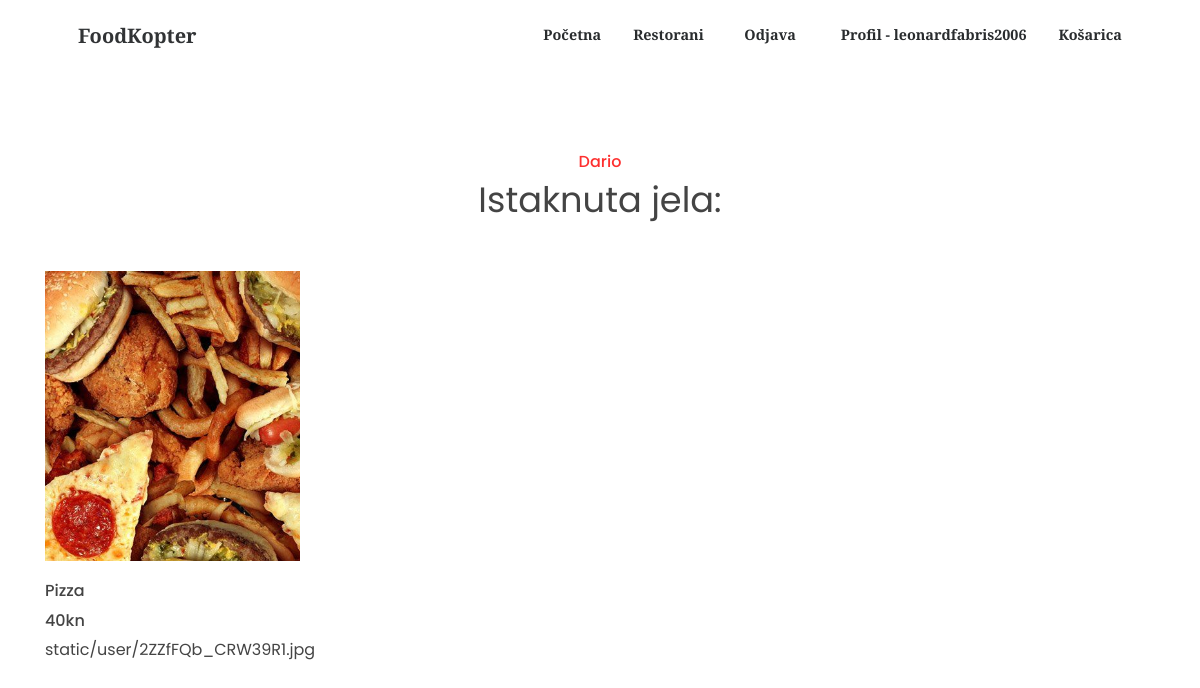
The page /restoran/Dario/ (signed in) on the database as committed earlier.
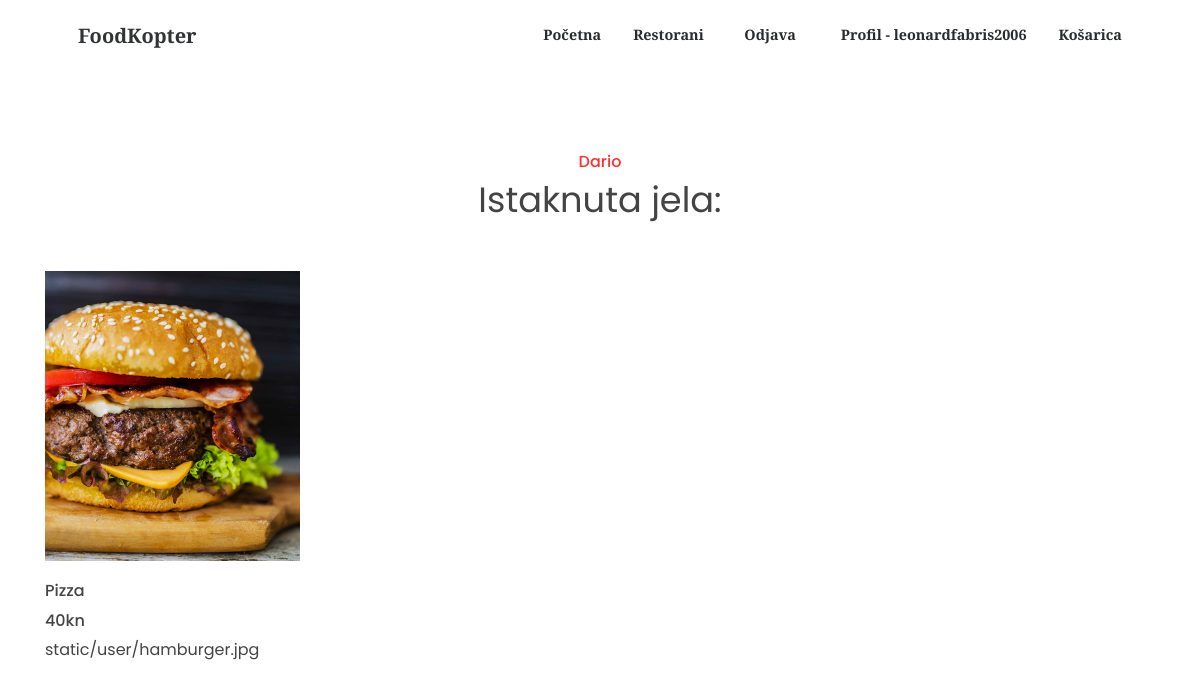
The same page on the database as committed later.
### main/models.py (models this page shows, shortened)
class Restoran(models.Model):
    ime = models.CharField(max_length=50, blank=True)
    kratko = models.TextField(blank=True)
    opis = models.TextField(blank=True)
    sirina = models.FloatField(null=True)
    duzina = models.FloatField(null=True)
    grad = models.CharField(max_length=50, blank=True)
    slika = models.ImageField(default = "static/img/default1.jpg", upload_to='static/user/')

class Jelo(models.Model):
    ime = models.CharField(max_length=50, blank=True)
    cijena = models.IntegerField(null=True)
    restoran = models.ForeignKey(Restoran, on_delete=models.CASCADE, null = True)
    slika = models.ImageField(default = "static/img/default1.jpg", upload_to='static/user/')

### main/views.py (the view)
# urls.py: path('restoran/<str:ime>/', views.restoran, name="restoran"),
def restoran(request, ime):
    rs = Restoran.objects.get(ime=ime)
    jela = rs.jelo_set.all()
    args = {"rs":rs, "jela":jela}
    return render(request, "main/restoran.html", args)

### main/templates/main/restoran.html (shortened to what this page needs)
{% extends "main/navbar.html" %}
{% load static %}
{%block imports%}
<link href="{%static 'css/cards2.css'%}" rel="stylesheet" />
{%endblock%}
{% block content %}
{% if user.is_authenticated %}
<br><br><br>
<section class="section-products">
  <div class="container">
      <div class="row justify-content-center text-center">
          <div class="col-md-8 col-lg-6">
              <div class="header">
                  <h3>{{rs.ime}}</h3>
                  <h2>Istaknuta jela:</h2>
              </div>
          </div>
      </div>
      <div class="row">
          {%for jelo in jela %}
          <div class="col-md-6 col-lg-4 col-xl-3">
              <div id="product-1" class="single-product">
                <div class="part-1" style="background: url(/{{jelo.slika}}) no-repeat center; background-size: cover;
                transition: all 0.3s;">
                  </div>
                  <div class="part-2">
                      <h3 class="product-title">{{jelo.ime}}</h3>
					  <h4 class="product-price">{{jelo.cijena}}kn</h4>
                      {{jelo.slika}}
                  </div>
              </div>
          </div>
          {%endfor%}
      </div>
  </div>
</section>
{%else%}
<p style="font-weight: bold;" class="text-muted text-center">Trebate imati korisnički račun prije nego što možete napraviti narudžbu.</p>
{%endif%}
{%endblock content %}

### main/templates/main/navbar.html (shortened to what this page needs)
{% load static %}
<!DOCTYPE html>
<html>
    <head>
        <link rel="stylesheet" href="https://maxcdn.bootstrapcdn.com/bootstrap/4.5.2/css/bootstrap.min.css">
        <link href="{%static 'css/sign/navbar3.css'%}" rel="stylesheet" />
        <link rel="stylesheet" href="https://maxcdn.bootstrapcdn.com/bootstrap/4.5.2/css/bootstrap.min.css">
        {%block imports%}
        {%endblock imports%}
    </head>
    <body>
        <nav  class="navbar navbar-expand-lg navbar-light fixed-top py-3" id="mainNav">
            <div class="container px-4 px-lg-5">
                <a class="navbar-brand"  id="logg" href="#page-top">FoodKopter</a>
                <div class="collapse navbar-collapse" id="navbarResponsive">
                    <ul class="navbar-nav ms-auto my-2 my-lg-0">
                        <li class="nav-item"><a class="nav-link" href="/">Početna</a></li>
                        <li class="nav-item"><a class="nav-link" href="/demo/">Restorani</a></li>
                        {% if user.is_authenticated %}
                        <li class="nav-item"><a class="nav-link" href="/korisnik/odjava">Odjava</a></li>
                        {%else%}
                        <li class="nav-item"><a class="nav-link" href="/korisnik/registracija">Registracija</a></li>
                        <li class="nav-item"><a class="nav-link" href="/korisnik/prijava/">Prijava</a></li>
                        {%endif%}
                        {% if user.is_authenticated %}
                        <li class="nav-item"><a class="nav-link" href="/profil/">Profil - {{user}}</a></li>
                        <li class="nav-item"><a class="nav-link" href="/lista/">Košarica</a></li>
                        {%else%}
                        <li class="nav-item"><a class="nav-link">Niste prijavljeni</a></li>
                        {%endif%}
                    </ul>
                </div>
            </div>
        </nav>
    {% block content %}
    {% endblock content %}
    </body>
</html>

### static/css/sign/navbar3.css (style rules this page uses)
.container, .container-fluid, .container-xxl, .container-xl, .container-lg, .container-md, .container-sm { width: 100%; padding-right: var(--bs-gutter-x, 0.75rem); padding-left: var(--bs-gutter-x, 0.75rem); margin-right: auto; margin-left: auto; }
@media (min-width: 576px) { .container-sm, .container { max-width: 540px; } }
@media (min-width: 768px) { .container-md, .container-sm, .container { max-width: 720px; } }
@media (min-width: 992px) { .container-lg, .container-md, .container-sm, .container { max-width: 960px; } }
@media (min-width: 1200px) { .container-xl, .container-lg, .container-md, .container-sm, .container { max-width: 1140px; } }
#mainNav { box-shadow: 0 0.5rem 1rem rgba(0, 0, 0, 0.15); background-color: #fff; transition: background-color 0.2s ease; }
#mainNav .navbar-brand { font-family: "Merriweather Sans", -apple-system, BlinkMacSystemFont, "Segoe UI", Roboto, "Helvetica Neue", Arial, "Noto Sans", sans-serif, "Apple Color Emoji", "Segoe UI Emoji", "Segoe UI Symbol", "Noto Color Emoji"; font-weight: 700; color: #212529; }
#mainNav .navbar-nav .nav-item .nav-link { color: #212529; font-family: "Merriweather Sans", -apple-system, BlinkMacSystemFont, "Segoe UI", Roboto, "Helvetica Neue", Arial, "Noto Sans", sans-serif, "Apple Color Emoji", "Segoe UI Emoji", "Segoe UI Symbol", "Noto Color Emoji"; font-weight: 700; font-size: 0.9rem; padding: 0.75rem 0; }
@media (min-width: 992px) { #mainNav { box-shadow: none; background-color: transparent; } }
@media (min-width: 992px) { #mainNav .navbar-brand { color: #313335; } }
@media (min-width: 992px) { #mainNav .navbar-nav .nav-item .nav-link { color: #292c2e; padding: 0 1rem; } }
@media (min-width: 992px) { #mainNav .navbar-nav .nav-item:last-child .nav-link { padding-right: 0; } }
.ms-auto { margin-left: auto !important; }
.my-2 { margin-top: 0.5rem !important; margin-bottom: 0.5rem !important; }
.py-3 { padding-top: 1rem !important; padding-bottom: 1rem !important; }
.fixed-top { position: fixed; top: 0; right: 0; left: 0; z-index: 1030; }
.my-lg-0 { margin-top: 0 !important; margin-bottom: 0 !important; }
.px-lg-5 { padding-right: 3rem !important; padding-left: 3rem !important; }
.px-4 { padding-right: 1.5rem !important; padding-left: 1.5rem !important; }
.nav-link { display: block; padding: 0.5rem 1rem; color: #f4623a; text-decoration: none; transition: color 0.15s ease-in-out, background-color 0.15s ease-in-out, border-color 0.15s ease-in-out; }
.navbar { position: relative; display: flex; flex-wrap: wrap; align-items: center; justify-content: space-between; padding-top: 0.5rem; padding-bottom: 0.5rem; }
.navbar > .container, .navbar > .container-fluid, .navbar > .container-sm, .navbar > .container-md, .navbar > .container-lg, .navbar > .container-xl, .navbar > .container-xxl { display: flex; flex-wrap: inherit; align-items: center; justify-content: space-between; }
.navbar-brand { padding-top: 0.3125rem; padding-bottom: 0.3125rem; margin-right: 1rem; font-size: 1.25rem; text-decoration: none; white-space: nowrap; }
.navbar-nav { display: flex; flex-direction: column; padding-left: 0; margin-bottom: 0; list-style: none; }
.navbar-nav .nav-link { padding-right: 0; padding-left: 0; }
.navbar-collapse { flex-basis: 100%; flex-grow: 1; align-items: center; }
@media (min-width: 992px) { .navbar-expand-lg { flex-wrap: nowrap; justify-content: flex-start; } }
@media (min-width: 992px) { .navbar-expand-lg .navbar-nav { flex-direction: row; } }
@media (min-width: 992px) { .navbar-expand-lg .navbar-nav .nav-link { padding-right: 0.5rem; padding-left: 0.5rem; } }
@media (min-width: 992px) { .navbar-expand-lg .navbar-collapse { display: flex !important; flex-basis: auto; } }
.navbar-light .navbar-brand { color: rgba(0, 0, 0, 0.9); }
.navbar-light .navbar-nav .nav-link { color: rgba(0, 0, 0, 0.55); }

Rows that differ between the two databases and show on the page:
changed Jelo "Pizza": slika: a different picture; slika "static/user/2ZZfFQb_CRW39R1.jpg" → "static/user/hamburger.jpg"
